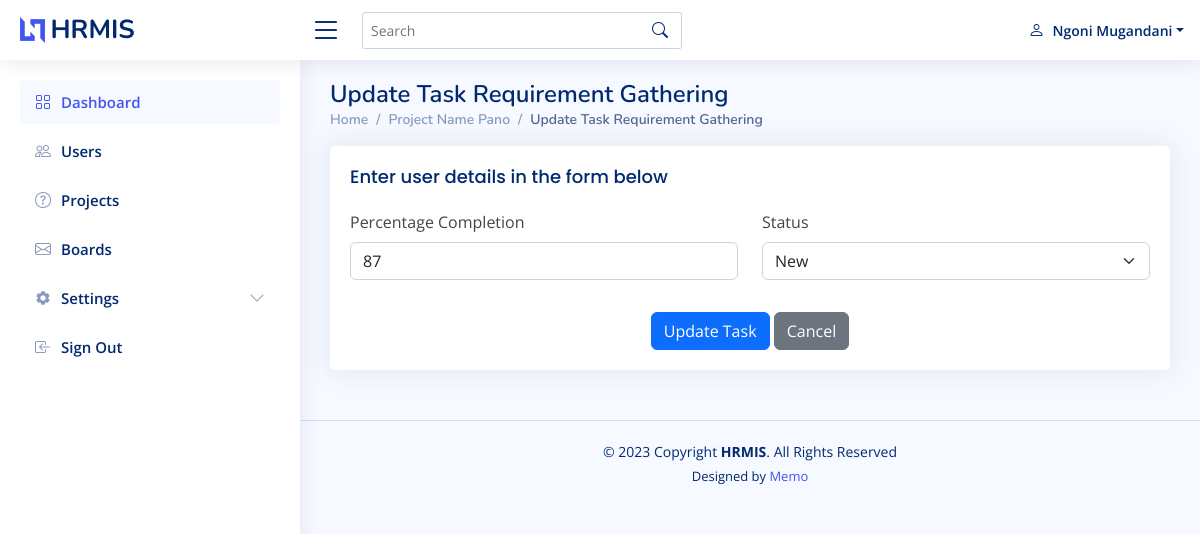
The app's page /tasks/task-update-for-employee/2 (signed in) with its own data.
### accounts/models.py (models this page shows, shortened)
class User (AbstractUser):
    DES = (('', 'Choose Designation'), ('admin', 'Admin(Organization)'),('employee', 'Employee'),)
    GENDER = (('', 'Choose Gender'),('female','Female'),('male','Male'))
    first_name = models.CharField(max_length=255)
    last_name = models.CharField(max_length=255)
    is_admin = models.BooleanField(default=False)
    is_employee = models.BooleanField(default=False)
    designation = models.CharField(max_length=30, choices=DES)
    email = models.EmailField(max_length=255)
    phone_number = models.CharField(max_length=255)
    gender = models.CharField(max_length=50, choices=GENDER)
    address = models.TextField()
    class Meta:
        ordering = ["-date_joined", ]

### tasks/models.py (models this page shows, shortened)
class Task(models.Model):
    STATUS = (('new','New'),('work in progress','Work In Progress'),('completed','Completed'))
    PRIORITY = (('','Select a Priority'),('low','Low'),('medium','Medium'),('high','High'))
    project = models.ForeignKey(Project, related_name='task_project',on_delete=models.CASCADE)
    resource = models.ForeignKey(User, related_name='task_resource',on_delete=models.CASCADE)
    title = models.CharField(max_length=255)
    percentage_complition = models.PositiveIntegerField(default=0,null=True,blank=True)
    status = models.CharField(max_length=100,choices=STATUS,default='new',null=True,blank=True)
    priority = models.CharField(max_length=100, choices=PRIORITY)
    start_date= models.DateField()
    end_date = models.DateField()
    updated = models.DateTimeField(auto_now=True)
    timestamp = models.DateTimeField(auto_now_add=True)
    class Meta:
        ordering = ["-timestamp", ]

### tasks/views.py (the view, shortened to what this page needs)
# urls.py: path('task-update-for-employee/<int:pk>',views.task_update_for_employee, name='task_update_for_employee'),
@login_required
def task_update_for_employee(request, pk):
    template_name = 'task_update_for_employee.html'
    qs = get_object_or_404(models.Task, pk=pk)
    context = {'form': TaskUpdateForEmployeeForm(instance=qs), 'obj': qs}
    return render(request, template_name, context)

### tasks/forms.py
class TaskUpdateForEmployeeForm(forms.ModelForm):
    class Meta:
        model = models.Task
        labels = {
            'percentage_complition': 'Percentage Completion',
        }
        fields = ('status','percentage_complition',)

### tasks/templates/task_update_for_employee.html (shortened to what this page needs)
{% extends 'shared.html' %}
{% load static %}
{% load crispy_forms_tags %}
{% block pagetitle %}
Update Task {{obj.title|title}}
{% endblock %}
{% block breadcrum %}
<li class="breadcrumb-item"><a href="#">Project Name Pano</a></li>
<li class="breadcrumb-item active">
    Update Task {{obj.title|title}}
</li>
{% endblock %}
{% block content %}
<section class="section">
    <div class="row">
      <div class="col-lg-12">
        <div class="card">
          <div class="card-body">
            <h5 class="card-title">Enter user details in the form below
            </h5>
          <form action="{% url 'tasks:task_update_for_employee' obj.pk %}" method="POST">
              <div class="row mb-3">
                <div class="col-sm-6">
                    {{ form.percentage_complition|as_crispy_field }}
                </div>
                  <div class="col-sm-6">
                  {{ form.status|as_crispy_field }}
              </div>
              </div>
              <div class="text-center">
                <button type="submit" class="btn btn-primary">
                  Update Task
                </button>
                <a href="{% url 'tasks:employee_tasks' obj.resource.pk %}" class="btn btn-secondary">Cancel</a>
              </div>
            </form>
          </div>
        </div>
      </div>
    </div>
  </section>
{% endblock %}

### templates/shared.html (shortened to what this page needs)
<!DOCTYPE html>
{% load static %}
<html lang="en">
<head>
  <link href="{% static 'assets/vendor/bootstrap/css/bootstrap.min.css' %}" rel="stylesheet">
  <link href="{% static 'assets/vendor/bootstrap-icons/bootstrap-icons.css' %}" rel="stylesheet">
  <link href="{% static 'assets/vendor/boxicons/css/boxicons.min.css' %}" rel="stylesheet">
  <link href="{% static 'assets/vendor/quill/quill.snow.css' %}" rel="stylesheet">
  <link href="{% static 'assets/vendor/quill/quill.bubble.css' %}" rel="stylesheet">
  <link href="{% static 'assets/vendor/remixicon/remixicon.css' %}" rel="stylesheet">
  <link href="{% static 'assets/vendor/simple-datatables/style.css' %}" rel="stylesheet">
  <link href="{% static 'assets/css/style.css' %}" rel="stylesheet">
</head>
<body>
  <header id="header" class="header fixed-top d-flex align-items-center">
    <div class="d-flex align-items-center justify-content-between">
      <a href="/" class="logo d-flex align-items-center">
        <img src="{% static 'assets/img/logo.png' %}" alt="">
        <span class="d-none d-lg-block">HRMIS</span>
      </a>
      <i class="bi bi-list toggle-sidebar-btn"></i>
    </div>
    <div class="search-bar">
      <form class="search-form d-flex align-items-center" method="POST" action="#">
        <input type="text" name="query" placeholder="Search" title="Enter search keyword">
        <button type="submit" title="Search"><i class="bi bi-search"></i></button>
      </form>
    </div>
    <nav class="header-nav ms-auto">
      <ul class="d-flex align-items-center">
        <li class="nav-item dropdown pe-3">
          <a class="nav-link nav-profile d-flex align-items-center pe-0" href="#" data-bs-toggle="dropdown">
            <i class="bi bi-person"></i>
            <span class="d-none d-md-block dropdown-toggle ps-2">{{request.user.first_name|title}} {{request.user.last_name|title}}</span>
          </a>
        </li>
      </ul>
    </nav>
  </header>
  <aside id="sidebar" class="sidebar">
    <ul class="sidebar-nav" id="sidebar-nav">
      <li class="nav-item">
        <a class="nav-link " href="/">
          <i class="bi bi-grid"></i>
          <span>Dashboard</span>
        </a>
      </li>
      {% if request.user.is_admin %}
      <li class="nav-item">
        <a class="nav-link collapsed" href="{% url 'accounts:users' %}">
          <i class="bi bi-people"></i>
          <span>Users</span>
        </a>
      </li>
      <li class="nav-item">
        <a class="nav-link collapsed" href="{% url 'projects:projects' %}">
          <i class="bi bi-question-circle"></i>
          <span>Projects</span>
        </a>
      </li>
      <li class="nav-item">
        <a class="nav-link collapsed" href="{% url 'boards:boards' %}">
          <i class="bi bi-envelope"></i>
          <span>Boards</span>
        </a>
      </li>
      <li class="nav-item">
        <a class="nav-link collapsed" data-bs-target="#components-nav" data-bs-toggle="collapse" href="#">
          <i class="bx bxs-cog"></i><span>Settings</span><i class="bi bi-chevron-down ms-auto"></i>
        </a>
      </li>
    {% endif %}
      <li class="nav-item">
        <a class="nav-link collapsed" href="{% url 'logout' %}">
          <i class="bi bi-box-arrow-in-left"></i>
          <span>Sign Out</span>
        </a>
      </li>
    </ul>
  </aside>
  <main id="main" class="main">
    <div class="pagetitle">
      <h1>{% block pagetitle %}{% endblock %}</h1>
      <nav>
        <ol class="breadcrumb">
          <li class="breadcrumb-item"><a href="{% url 'accounts:redirect_logged' %}">Home</a></li>
          {% block breadcrum %}{% endblock %}
        </ol>
      </nav>
    </div>
    <section class="section dashboard">
        {% block content %}
        {% endblock %}
    </section>
  </main>
  <footer id="footer" class="footer">
    <div class="copyright">
        © {% now "Y" %} Copyright <strong><span>HRMIS</span></strong>. All Rights Reserved
    </div>
    <div class="credits">
      Designed by <a href="https://bootstrapmade.com/">Memo</a>
    </div>
  </footer>
</body>
</html>

### static_files/assets/css/style.css (style rules this page uses)
:root { scroll-behavior: smooth; }
body { font-family: "Open Sans", sans-serif; background: #f6f9ff; color: #444444; }
a { color: #4154f1; text-decoration: none; }
h1, h2, h3, h4, h5, h6 { font-family: "Nunito", sans-serif; }
#main { margin-top: 60px; padding: 20px 30px; transition: all 0.3s; }
.pagetitle { margin-bottom: 10px; }
.pagetitle h1 { font-size: 24px; margin-bottom: 0; font-weight: 600; color: #012970; }
.card { margin-bottom: 30px; border: none; border-radius: 5px; box-shadow: 0px 0 30px rgba(1, 41, 112, 0.1); }
.card-title { padding: 20px 0 15px 0; font-size: 18px; font-weight: 500; color: #012970; font-family: "Poppins", sans-serif; }
.card-body { padding: 0 20px 20px 20px; }
.breadcrumb { font-size: 14px; font-family: "Nunito", sans-serif; color: #899bbd; font-weight: 600; }
.breadcrumb a { color: #899bbd; transition: 0.3s; }
.breadcrumb .breadcrumb-item::before { color: #899bbd; }
.breadcrumb .active { color: #51678f; font-weight: 600; }
.logo { line-height: 1; }
@media (min-width: 1200px) { .logo { width: 280px; } }
.logo img { max-height: 26px; margin-right: 6px; }
.logo span { font-size: 26px; font-weight: 700; color: #012970; font-family: "Nunito", sans-serif; }
.header { transition: all 0.5s; z-index: 997; height: 60px; box-shadow: 0px 2px 20px rgba(1, 41, 112, 0.1); background-color: #fff; padding-left: 20px; }
.header .toggle-sidebar-btn { font-size: 32px; padding-left: 10px; cursor: pointer; color: #012970; }
.header .search-bar { min-width: 360px; padding: 0 20px; }
.header .search-form { width: 100%; }
.header .search-form input { border: 0; font-size: 14px; color: #012970; border: 1px solid rgba(1, 41, 112, 0.2); padding: 7px 38px 7px 8px; border-radius: 3px; transition: 0.3s; width: 100%; }
.header .search-form button { border: 0; padding: 0; margin-left: -30px; background: none; }
.header .search-form button i { color: #012970; }
.header-nav ul { list-style: none; }
.header-nav>ul { margin: 0; padding: 0; }
.header-nav .nav-profile { color: #012970; }
.header-nav .nav-profile span { font-size: 14px; font-weight: 600; }
.sidebar { position: fixed; top: 60px; left: 0; bottom: 0; width: 300px; z-index: 996; transition: all 0.3s; padding: 20px; overflow-y: auto; scrollbar-width: thin; scrollbar-color: #aab7cf transparent; box-shadow: 0px 0px 20px rgba(1, 41, 112, 0.1); background-color: #fff; }
@media (min-width: 1200px) { #main, #footer { margin-left: 300px; } }
.sidebar-nav { padding: 0; margin: 0; list-style: none; }
.sidebar-nav li { padding: 0; margin: 0; list-style: none; }
.sidebar-nav .nav-item { margin-bottom: 5px; }
.sidebar-nav .nav-link { display: flex; align-items: center; font-size: 15px; font-weight: 600; color: #4154f1; transition: 0.3; background: #f6f9ff; padding: 10px 15px; border-radius: 4px; }
.sidebar-nav .nav-link i { font-size: 16px; margin-right: 10px; color: #4154f1; }
.sidebar-nav .nav-link.collapsed { color: #012970; background: #fff; }
.sidebar-nav .nav-link.collapsed i { color: #899bbd; }
.sidebar-nav .nav-link .bi-chevron-down { margin-right: 0; transition: transform 0.2s ease-in-out; }
.footer { padding: 20px 0; font-size: 14px; transition: all 0.3s; border-top: 1px solid #cddfff; }
.footer .copyright { text-align: center; color: #012970; }
.footer .credits { padding-top: 5px; text-align: center; font-size: 13px; color: #012970; }

### records on screen
User: user.first_name "Ngoni", user.last_name "Mugandani"
Task: title "Requirement Gathering", percentage_complition "87", status "New"
